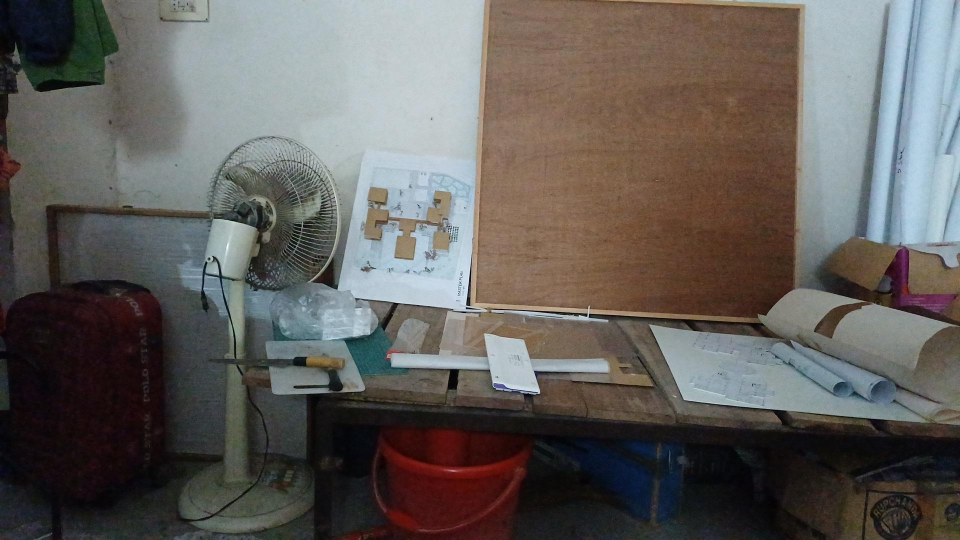
#> input picture data/raw/images/2107036_03977af2-0480-before-delete-keyboard-bedroom-cam-c1-b36-1.jpg, 1920 x 1080 px (shown at 1/2 size); its folder holds only this picture in this run
$ jupyter execute --allow-errors eda-dataset-splitting.ipynb   (shell and % lines are left out)
#> lines starting #> are read from the running program, lines starting #| are printed output that depends on the picture
# Part 1 – EDA & Dataset Splitting

**Branch:** `feature/eda-dataset-splitting`

# Indoor Scene Change Detection

## 1. Environment Setup

[cell 1]

import os, re, glob, json, shutil
import cv2
import numpy as np
import pandas as pd
import matplotlib.pyplot as plt
import seaborn as sns
import yaml
from PIL import Image as PILImage
from IPython.display import Image as IPyImage, display
from google.colab import files
from scipy.optimize import linear_sum_assignment
from sklearn.metrics import classification_report, confusion_matrix
from sklearn.model_selection import train_test_split
from ultralytics import YOLO

print("Libraries ready.")

## 2. Upload Your Demo Reference/Query image Pair

[cell 2]
def upload_single_image(label):
    """Prompt the user to pick one image file (REFERENCE or QUERY) and save it under /content."""
    print(f"Select the {label} image:")
    uploaded = files.upload()
    assert len(uploaded) == 1, f"Please select exactly one {label} image."
    fname = next(iter(uploaded))
    ext = os.path.splitext(fname)[1] or '.jpg'
    dst = f'/content/user_{label.lower()}{ext}'
    with open(dst, 'wb') as f:
        f.write(uploaded[fname])
    print(f"Saved -> {dst}\n")
    return dst

USER_REFERENCE_PATH = upload_single_image('REFERENCE')
#> the answer given: 2107036_03977af2-0480-before-delete-keyboard-bedroom-cam-c1-b36-1.jpg
#> (the rest of this cell did not finish here and is left out)

#> the answer given: 2107036_49ef6a42-0981-before-add-bottle-bedroom-cam-c1-b36-6.jpg
#> the answer given: 2107036_4d0ea873-0639-before-add-bottle-bedroom-cam-c1-b36-4.jpg

demo_reference_raw = cv2.cvtColor(cv2.imread(USER_REFERENCE_PATH), cv2.COLOR_BGR2RGB)
demo_query_raw  = cv2.cvtColor(cv2.imread(USER_QUERY_PATH),  cv2.COLOR_BGR2RGB)

fig, axes = plt.subplots(1, 2, figsize=(11, 4.8))
axes[0].imshow(demo_reference_raw); axes[0].axis('off'); axes[0].set_title('Demo pair -- Reference', fontsize=12)
axes[1].imshow(demo_query_raw);  axes[1].axis('off'); axes[1].set_title('Demo pair -- Query', fontsize=12)
plt.tight_layout()
plt.show()

## 2. Load Dataset

#> (a cell that did not finish here is left out)

[cell 4]
required = ['images', 'labels', 'classes.txt']
missing = [r for r in required if not os.path.exists(f'/content/custom_data/{r}')]
#> (the rest of this cell did not finish here and is left out)

## 3. Exploratory Data Analysis — Raw Images

[cell 5]
RAW_IMAGE_DIR = '/content/custom_data/images'
RAW_LABEL_DIR = '/content/custom_data/labels'
CLASSES_TXT   = '/content/custom_data/classes.txt'

raw_images = sorted(glob.glob(os.path.join(RAW_IMAGE_DIR, '*.jpg')) +
                     glob.glob(os.path.join(RAW_IMAGE_DIR, '*.png')))
raw_labels = sorted(glob.glob(os.path.join(RAW_LABEL_DIR, '*.txt')))

with open(CLASSES_TXT) as f:
#> (reads data/classes.txt from the repository)
    class_names = [l.strip() for l in f if l.strip()]

print(f"Images found : {len(raw_images)}")
print(f"Label files  : {len(raw_labels)}")
print(f"Classes ({len(class_names)}): {class_names}")

images_without_labels = [
    p for p in raw_images
    if not os.path.exists(os.path.join(RAW_LABEL_DIR, os.path.splitext(os.path.basename(p))[0] + '.txt'))
]
print(f"Images with no matching label file: {len(images_without_labels)}")

[cell 6]
sample_n = min(300, len(raw_images))
rng = np.random.default_rng(42)
sample_paths = rng.choice(raw_images, size=sample_n, replace=False)

dims, file_sizes = [], []
for p in sample_paths:
    with PILImage.open(p) as im:
        dims.append(im.size)  # (w, h)
    file_sizes.append(os.path.getsize(p) / 1024)  # KB
#> this loop made 1 pass
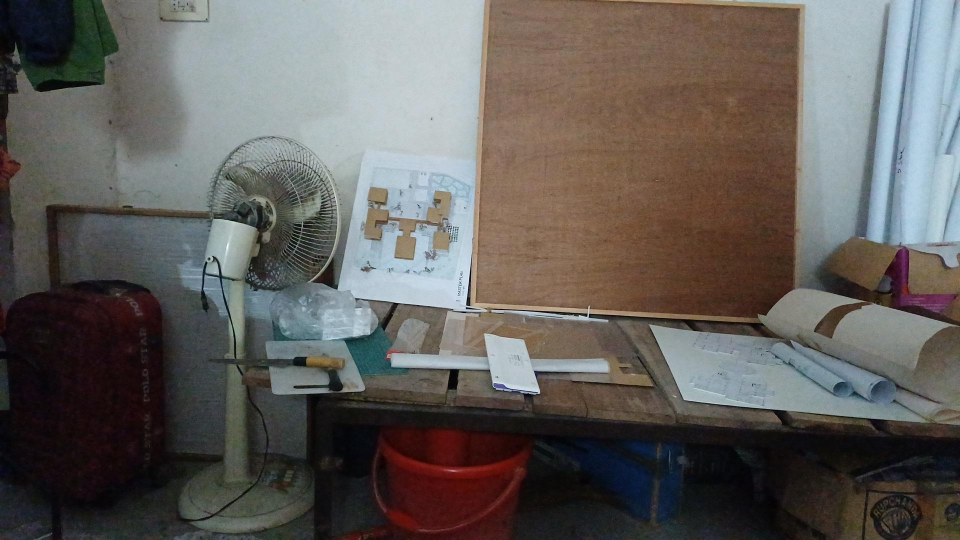
#> input picture data/raw/images/2107036_03977af2-0480-before-delete-keyboard-bedroom-cam-c1-b36-1.jpg, 1920 x 1080 px (shown at 1/2 size)
#> after the loop, dims = [(1920, 1080)]; file_sizes = [208.3]

widths, heights = zip(*dims)
#> widths = (1920,); heights = (1080,)
dim_df = pd.DataFrame({'width': widths, 'height': heights, 'file_kb': file_sizes})
#> dim_df = table of 1 rows and 3 columns
dim_df['aspect_ratio'] = dim_df['width'] / dim_df['height']

print("Image size / file-size summary (sampled):")
display(dim_df.describe())

#> (the rest of this cell did not finish here and is left out)

[cell 7]
class_counts = {c: 0 for c in class_names}
boxes_per_image = []

for lp in raw_labels:
    with open(lp) as f:
        lines = [l.strip() for l in f if l.strip()]
    boxes_per_image.append(len(lines))
    for line in lines:
        cls_id = int(line.split()[0])
        if 0 <= cls_id < len(class_names):
            class_counts[class_names[cls_id]] += 1

class_count_df = pd.Series(class_counts).sort_values(ascending=False)
total_instances = class_count_df.sum()

report_table = pd.DataFrame({
    'class': class_count_df.index,
    'instances': class_count_df.values,
    'pct_of_total': (class_count_df.values / total_instances * 100).round(1)
})
print("Object instances per class (raw labels):")
display(report_table)

plot_order = class_count_df.sort_values(ascending=True)
#> (the rest of this cell did not finish here and is left out)

[cell 8]
def image_brightness_contrast(path):
    img = cv2.imread(path)
    if img is None:
        return None, None
    gray = cv2.cvtColor(img, cv2.COLOR_BGR2GRAY)
    return gray.mean(), gray.std()

bright_vals, contrast_vals = [], []
for p in sample_paths:
    b, c = image_brightness_contrast(p)
#> in image_brightness_contrast, `gray = cv2.cvtColor(img, cv2.COLOR_BGR2GRAY)`:
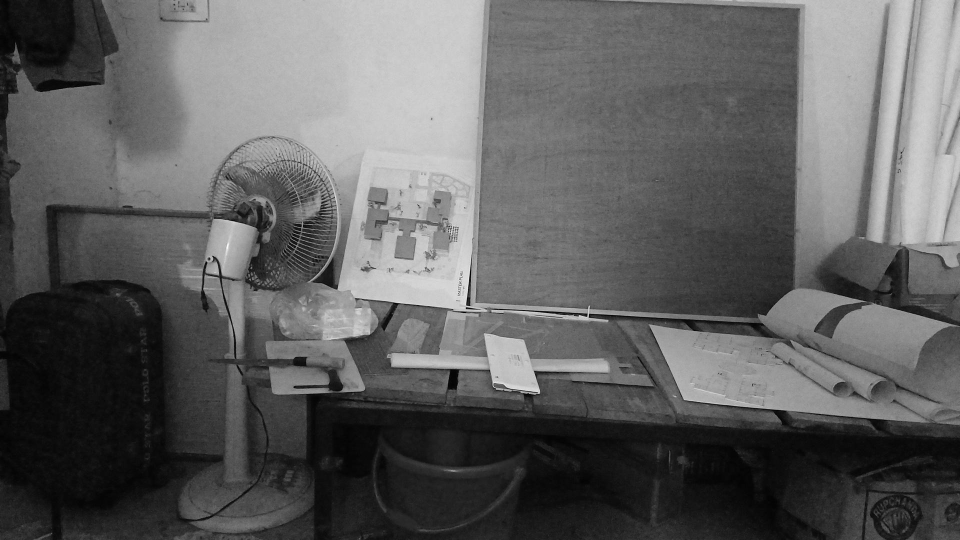
#> gray: shape (1080, 1920) (shown at 1/2 size); min 0, max 252, mean 95
#> b = 95.03; c = 59.73
    if b is not None:
        bright_vals.append(b); contrast_vals.append(c)

#> (the rest of this cell did not finish here and is left out)

## 4. Preprocessing — CLAHE

### 4a. Apply CLAHE (originals are backed up to `images_original/`)

[cell 9]
def equalize_clahe(img_bgr, clip_limit=2.5, tile_grid_size=(8, 8)):
    """BGR image -> BGR image, CLAHE applied to the lightness channel only (colour preserved)."""
    lab = cv2.cvtColor(img_bgr, cv2.COLOR_BGR2LAB)
    l, a, b = cv2.split(lab)
    clahe = cv2.createCLAHE(clipLimit=clip_limit, tileGridSize=tile_grid_size)
    l_eq = clahe.apply(l)
    lab_eq = cv2.merge((l_eq, a, b))
    return cv2.cvtColor(lab_eq, cv2.COLOR_LAB2BGR)

CLAHE_CLIP_LIMIT = 2.5
CLAHE_TILE_GRID = (8, 8)
ORIG_BACKUP_DIR = '/content/custom_data/images_original'

def preprocess_dataset_histogram_eq(image_dir, clip_limit=CLAHE_CLIP_LIMIT,
                                     tile_grid_size=CLAHE_TILE_GRID, backup=True):
    """Equalize every image in image_dir in place. Originals are copied to <image_dir>_original first; if that backup already exists the step is skipped so CLAHE is never applied twice."""
    paths = glob.glob(os.path.join(image_dir, '*.jpg')) + glob.glob(os.path.join(image_dir, '*.png'))
    if not paths:
        print(f"No images found in {image_dir} -- nothing to equalize.")
        return

    if backup:
        backup_dir = image_dir.rstrip('/') + '_original'
        if not os.path.exists(backup_dir):
            os.makedirs(backup_dir)
            for p in paths:
                shutil.copy2(p, os.path.join(backup_dir, os.path.basename(p)))
            print(f"Backed up {len(paths)} original images to {backup_dir}")
        else:
            print(f"Backup dir {backup_dir} already exists -- skipping backup "
                  f"(assuming equalization already ran once; re-running would double-apply CLAHE).")
            return

    n_ok, n_fail = 0, 0
    for p in paths:
        img = cv2.imread(p)
        if img is None:
            n_fail += 1
            continue
        eq = equalize_clahe(img, clip_limit=clip_limit, tile_grid_size=tile_grid_size)
        cv2.imwrite(p, eq)
        n_ok += 1
    print(f"Histogram-equalized {n_ok} images in place in {image_dir} ({n_fail} unreadable/skipped).")

preprocess_dataset_histogram_eq('/content/custom_data/images')
#| Backed up 1 original images to /content/custom_data/images_original
#> in equalize_clahe, `lab = cv2.cvtColor(img_bgr, cv2.COLOR_BGR2LAB)`: lab: shape (1080, 1920, 3); mean of channels 0, 1, 2 100.1, 129.5, 131.1
#> in equalize_clahe, `l, a, b = cv2.split(lab)`:
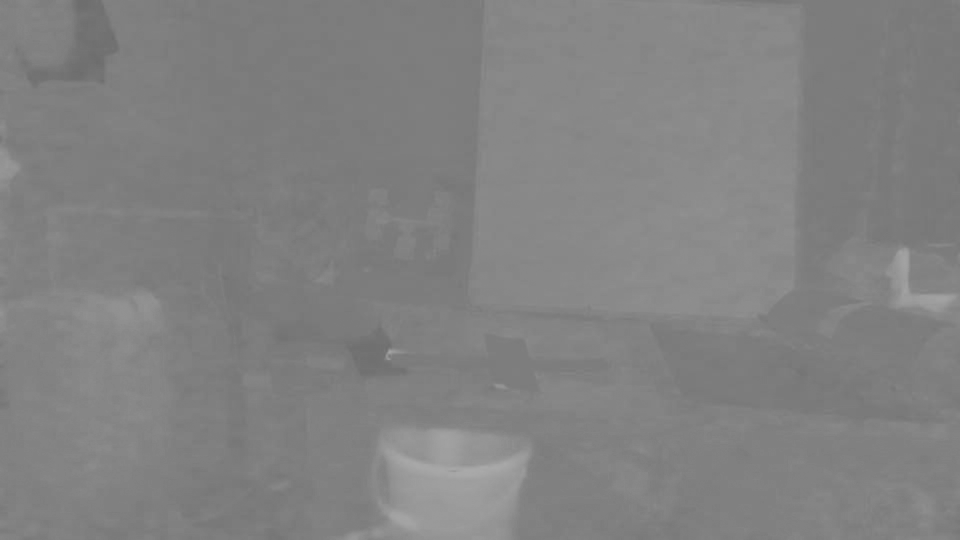
#> a: shape (1080, 1920) (shown at 1/2 size); min 107, max 170, mean 129.5
#> in equalize_clahe, `l_eq = clahe.apply(l)`:
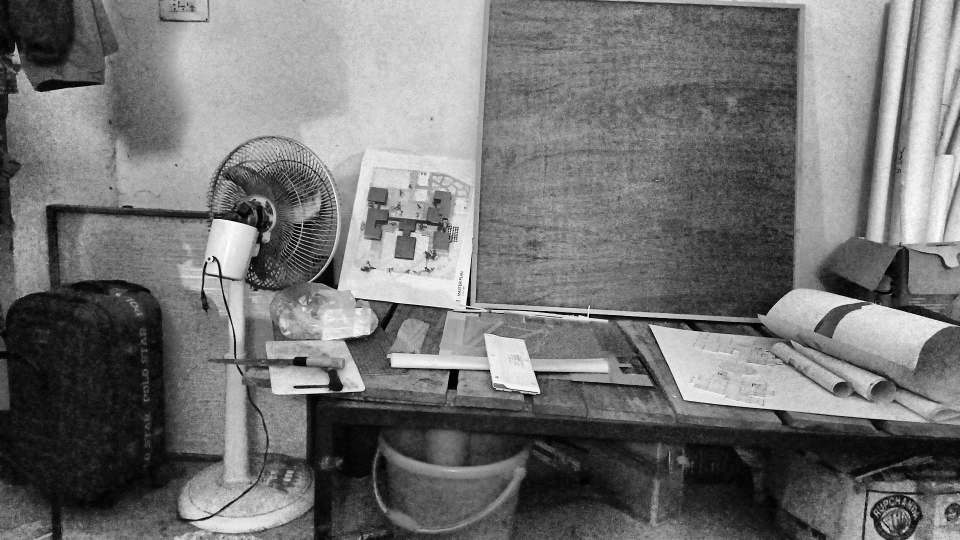
#> l_eq: shape (1080, 1920) (shown at 1/2 size); min 0, max 255, mean 115.4
#> in equalize_clahe, `lab_eq = cv2.merge((l_eq, a, b))`: lab_eq: shape (1080, 1920, 3); mean of channels 0, 1, 2 115.4, 129.5, 131.1
#> in equalize_clahe, `return cv2.cvtColor(lab_eq, cv2.COLOR_LAB2BGR)`:
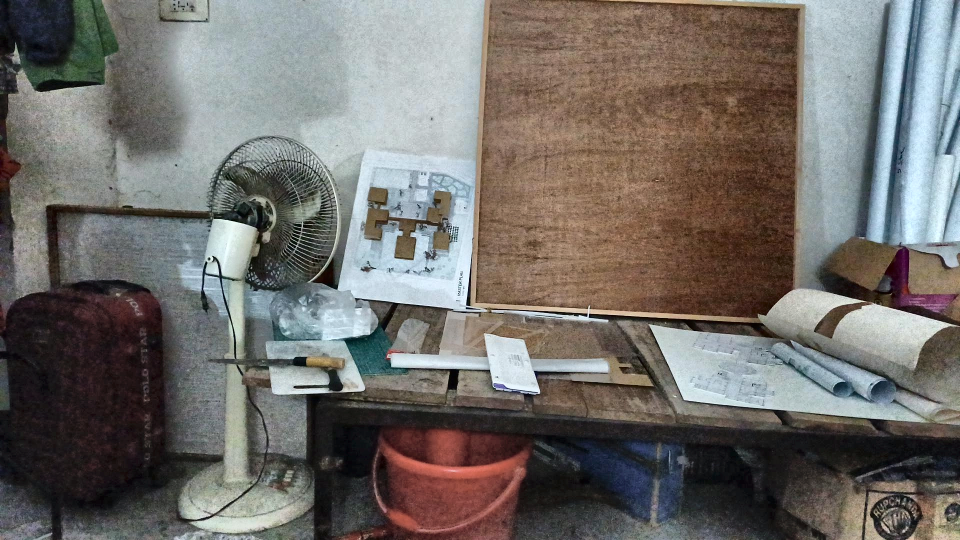
#> returned value: shape (1080, 1920, 3) (shown at 1/2 size); mean B, G, R 105.3, 109.2, 113

# CLAHE-preprocessed version of the single demo pair uploaded above (in-memory + saved to disk),
# reused by every gallery/section below instead of looping over several dataset pairs.
demo_reference_bgr = cv2.imread(USER_REFERENCE_PATH)
#> (the rest of this cell did not finish here and is left out)

### 4b. EDA Query Preprocessing

[cell 10]
bright_after, contrast_after = [], []
for p in sample_paths:
    b, c = image_brightness_contrast(p)   # sample_paths now point at the equalized files
#> b = 109.9; c = 61.02
    if b is not None:
        bright_after.append(b); contrast_after.append(c)

#> (the rest of this cell did not finish here and is left out)

#> (a cell that did not finish here is left out)

## 5. Pair-Level Train / Validation / Test Split (70 / 15 / 15)

[cell 12]
IMAGE_DIR = '/content/custom_data/images'
LABEL_DIR = '/content/custom_data/labels'

ALL_IMAGES = glob.glob(os.path.join(IMAGE_DIR, '*.jpg')) + glob.glob(os.path.join(IMAGE_DIR, '*.png'))
print(f"Found {len(ALL_IMAGES)} images in {IMAGE_DIR}")
#| Found 1 images in /content/custom_data/images

CHANGE_TYPES = ['add', 'delete', 'move']
KNOWN_ROOMS = ['bedroom', 'kitchen', 'dining', 'corridor', 'drawing']

FILENAME_PATTERN = re.compile(
    r'(?P<pair_id>\d+)-(?P<stage>before|after)-(?P<change_type>' + '|'.join(CHANGE_TYPES) + r')-'
    r'(?P<object>.+?)-(?P<room>' + '|'.join(KNOWN_ROOMS) + r')-cam-'
    r'(?P<camera_id>[^-]+)-(?P<member_roll>[^-]+)-(?P<seq>\d+)',
    re.IGNORECASE
)

def parse_filename(path):
    stem = os.path.splitext(os.path.basename(path))[0]
    m = FILENAME_PATTERN.search(stem)
    if not m:
        return None
    d = m.groupdict()
    d['path'] = path
    d['stage'] = d['stage'].lower()
    d['change_type'] = d['change_type'].lower()
    return d

parsed = [p for p in (parse_filename(f) for f in ALL_IMAGES) if p is not None]
skipped_files = [f for f in ALL_IMAGES if parse_filename(f) is None]
#> skipped_files = []
if skipped_files:
    print(f"NOTE: {len(skipped_files)} filenames didn't match add/delete/move and were dropped")
    print("(this includes any open/close/on/off pairs, plus any genuinely malformed names).")
    print("First 5 examples:")
    for f in skipped_files[:5]:
        print(" ", os.path.basename(f))

meta_df = pd.DataFrame(parsed)
#> meta_df = table of 1 rows and 9 columns
print(f"\nKept {len(meta_df)} images with change_type in {CHANGE_TYPES}.")
#| Kept 1 images with change_type in ['add', 'delete', 'move'].
meta_df.head()
#> Out = table of 1 rows and 9 columns

[cell 13]
_pairs = []
_bad_pairs = []
for pid, grp in meta_df.groupby('pair_id'):
    references = grp[grp['stage'] == 'before']
    queries = grp[grp['stage'] == 'after']
    if len(references) != 1 or len(queries) != 1:
        _bad_pairs.append((pid, len(references), len(queries)))
        continue
    b, a = references.iloc[0], queries.iloc[0]
    _pairs.append({
        'pair_id': pid, 'reference_path': b['path'], 'query_path': a['path'],
        'change_type': a['change_type'], 'object': a['object'], 'room': a['room'],
    })
if _bad_pairs:
    print(f"WARNING: {len(_bad_pairs)} pair_ids didn't have exactly 1 reference + 1 query file -- skipped:")
#| WARNING: 1 pair_ids didn't have exactly 1 reference + 1 query file -- skipped:
    for pid, nb_, na_ in _bad_pairs[:10]:
        print(f"  pair_id={pid}: {nb_} reference, {na_} query")
#> this loop made 1 pass
#> (pid, nb_, na_) on pass 1: ('0480', 1, 0)
#|   pair_id=0480: 1 reference, 0 query

ALL_PAIRS_DF = pd.DataFrame(_pairs)
#> ALL_PAIRS_DF = table of 0 rows and 0 columns
print(f"Built {len(ALL_PAIRS_DF)} total reference/query pairs (Add/Delete/Move only).")
#| Built 0 total reference/query pairs (Add/Delete/Move only).

TRAIN_FRAC, VAL_FRAC, TEST_FRAC = 0.70, 0.15, 0.15
assert abs(TRAIN_FRAC + VAL_FRAC + TEST_FRAC - 1.0) < 1e-9

#> (the rest of this cell did not finish here and is left out)

[cell 14]
DATA_ROOT = '/content/data'
shutil.rmtree(DATA_ROOT, ignore_errors=True)   # start clean so a re-run never mixes old and new splits
missing_labels = []

def _copy_one(img_path, split):
    img_name = os.path.basename(img_path)
    stem = os.path.splitext(img_name)[0]
    dst_img_dir = os.path.join(DATA_ROOT, split, 'images')
    dst_lbl_dir = os.path.join(DATA_ROOT, split, 'labels')
    os.makedirs(dst_img_dir, exist_ok=True)
    os.makedirs(dst_lbl_dir, exist_ok=True)
    shutil.copy2(img_path, os.path.join(dst_img_dir, img_name))
    label_src = os.path.join(LABEL_DIR, stem + '.txt')
    if os.path.exists(label_src):
        shutil.copy2(label_src, os.path.join(dst_lbl_dir, stem + '.txt'))
    else:
        missing_labels.append(img_name)

for _, row in ALL_PAIRS_DF.iterrows():
    _copy_one(row['reference_path'], row['split'])
    _copy_one(row['query_path'], row['split'])
#> this loop made 0 passes

if missing_labels:
    print(f"WARNING: {len(missing_labels)} images had no matching .txt label file -- "
          f"first 5: {missing_labels[:5]}")

print("Images copied per split:")
for split in ['train', 'validation', 'test']:
    n_img = len(glob.glob(f'{DATA_ROOT}/{split}/images/*'))
    n_lbl = len(glob.glob(f'{DATA_ROOT}/{split}/labels/*'))
    print(f"  {split}: {n_img} images, {n_lbl} labels")
    if n_img == 0:
        raise RuntimeError(f"{split} folder is empty -- check the split/copy logic above.")

### 5b. Dataset distribution charts

#> (a cell that did not finish here is left out)

## 6. Create data.yaml

[cell 16]
def create_data_yaml(path_to_classes_txt, path_to_data_yaml):
    if not os.path.exists(path_to_classes_txt):
        raise FileNotFoundError(f'classes.txt not found at {path_to_classes_txt}')
    with open(path_to_classes_txt, 'r') as f:
        classes = [line.strip() for line in f.readlines() if line.strip()]
    data = {
        'path': '/content/data',
        'train': 'train/images',
        'val': 'validation/images',
        'test': 'test/images',
        'nc': len(classes),
        'names': classes
    }
    with open(path_to_data_yaml, 'w') as f:
        yaml.dump(data, f, sort_keys=False)
    print(f"Created {path_to_data_yaml} with {len(classes)} classes")
    return classes

CLASSES = create_data_yaml('/content/custom_data/classes.txt', '/content/data.yaml')
